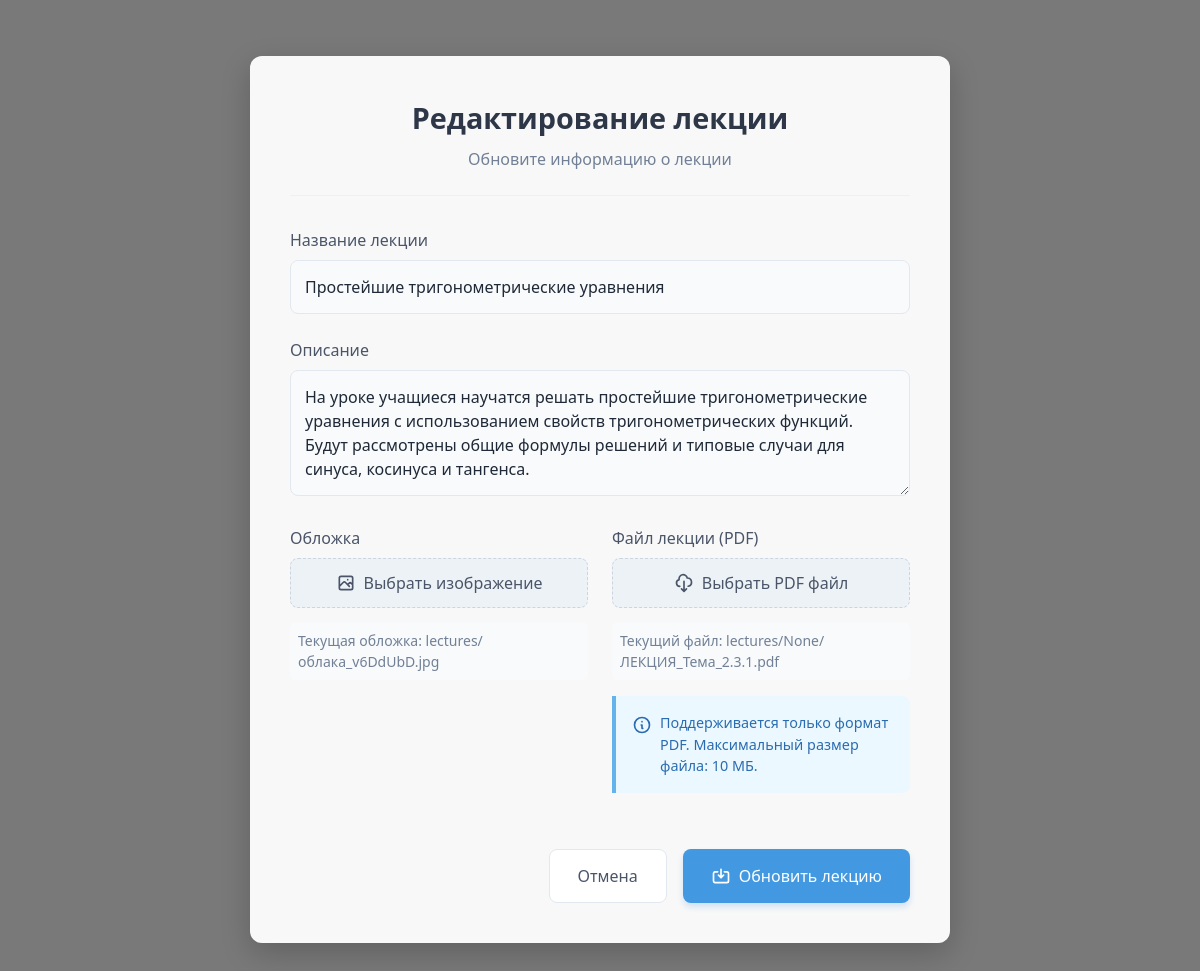
The page /lectures/5/edit/ (signed in) on the database its author committed.
### core/models.py (models this page shows, shortened)
class Lecture(models.Model):
    is_published = models.BooleanField(default=True, verbose_name="Опубликовано")
    title = models.CharField("Название", max_length=200)
    description = models.TextField("Описание", blank=True, default="")
    content = models.TextField("Контент", blank=True)
    image = models.ImageField("Обложка", upload_to='lectures/', null=True, blank=True)
    file = models.FileField(
        "Файл лекции",
        upload_to=lecture_file_path,
        validators=[FileExtensionValidator(['pdf'])],  # ТОЛЬКО PDF
        default='default.pdf'  # Обновлено
    )
    author = models.ForeignKey(settings.AUTH_USER_MODEL, on_delete=models.CASCADE, verbose_name="Автор")
    category = models.ForeignKey(Category, on_delete=models.SET_NULL, null=True, blank=True)
    tags = models.ManyToManyField(Tag, blank=True)
    views = models.PositiveIntegerField("Просмотры", default=0)
    created_at = models.DateTimeField("Дата создания", auto_now_add=True)
    updated_at = models.DateTimeField("Дата обновления", auto_now=True)
    class Meta:
        verbose_name = "Лекция"
        verbose_name_plural = "Лекции"
        ordering = ['-created_at']

### core/views.py (the view, shortened to what this page needs)
# urls.py: path('lectures/<int:pk>/edit/', staff_member_required(LectureUpdateView.as_view()), name='edit_lecture'),
class LectureUpdateView(LoginRequiredMixin, UpdateView):
    model = Lecture
    form_class = LectureForm
    template_name = 'lectures/add.html'
    success_url = reverse_lazy('lectures_list')
    login_url = '/login/'
    def get_context_data(self, **kwargs):
        context = super().get_context_data(**kwargs)
        context['editing'] = True
        return context

### core/templates/lectures/add.html (shortened to what this page needs)
{% extends 'base.html' %}
{% load static %}
{% block content %}
<div class="form-container opacity-0">
    <div class="form-header">
        <h1 class="form-title">
            {% if editing %}Редактирование лекции{% else %}Добавить новую лекцию{% endif %}
        </h1>
        <p class="form-subtitle">
            {% if editing %}Обновите информацию о лекции{% else %}Заполните форму для добавления новой лекции{% endif %}
        </p>
    </div>
    <form method="post" enctype="multipart/form-data">
        <div class="form-group">
            <label for="id_title" class="form-label">Название лекции</label>
            <input type="text"
                   name="title"
                   id="id_title"
                   class="form-input {% if form.title.errors %}border-red-300{% endif %}"
                   value="{{ form.title.value|default:'' }}"
                   placeholder="Введите название лекции"
                   required>
        </div>
        <div class="form-group">
            <label for="id_description" class="form-label">Описание</label>
            <textarea name="description"
                     id="id_description"
                     class="form-input {% if form.description.errors %}border-red-300{% endif %}"
                     rows="4"
                     placeholder="Добавьте описание лекции">{{ form.description.value|default:'' }}</textarea>
        </div>
        <div class="grid grid-cols-1 md:grid-cols-2 gap-6">
            <div class="form-group">
                <label class="form-label">Обложка</label>
                <div class="file-input-wrapper">
                    <div class="file-input-button">
                        <svg class="w-5 h-5" fill="none" stroke="currentColor" viewBox="0 0 24 24">
                            <path stroke-linecap="round" stroke-linejoin="round" stroke-width="2" d="M4 16l4.586-4.586a2 2 0 012.828 0L16 16m-2-2l1.586-1.586a2 2 0 012.828 0L20 14m-6-6h.01M6 20h12a2 2 0 002-2V6a2 2 0 00-2-2H6a2 2 0 00-2 2v12a2 2 0 002 2z"/>
                        </svg>
                        Выбрать изображение
                    </div>
                </div>
                {% if editing and object.image %}
                <div class="current-file">
                    Текущая обложка: <span class="font-medium">{{ object.image.name }}</span>
                </div>
                {% endif %}
            </div>
            <div class="form-group">
                <label class="form-label">Файл лекции (PDF)</label>
                <div class="file-input-wrapper">
                    <div class="file-input-button">
                        <svg class="w-5 h-5" fill="none" stroke="currentColor" viewBox="0 0 24 24">
                            <path stroke-linecap="round" stroke-linejoin="round" stroke-width="2" d="M7 16a4 4 0 01-.88-7.903A5 5 0 1115.9 6L16 6a5 5 0 011 9.9M9 19l3 3m0 0l3-3m-3 3V10"/>
                        </svg>
                        Выбрать PDF файл
                    </div>
                </div>
                {% if editing and object.file %}
                <div class="current-file">
                    Текущий файл: <span class="font-medium">{{ object.file.name }}</span>
                </div>
                {% endif %}
                <div class="info-box">
                    <p>
                        <svg class="w-5 h-5" fill="none" stroke="currentColor" viewBox="0 0 24 24">
                            <path stroke-linecap="round" stroke-linejoin="round" stroke-width="2" d="M13 16h-1v-4h-1m1-4h.01M21 12a9 9 0 11-18 0 9 9 0 0118 0z"/>
                        </svg>
                        Поддерживается только формат PDF. Максимальный размер файла: 10 МБ.
                    </p>
                </div>
            </div>
        </div>
        <div class="btn-group">
            <a href="{% if editing %}{% url 'lecture_detail' object.id %}{% else %}{% url 'lectures_list' %}{% endif %}"
               class="btn-cancel">
                Отмена
            </a>
            <button type="submit" class="btn-submit">
                <svg class="w-5 h-5" fill="none" stroke="currentColor" viewBox="0 0 24 24">
                    <path stroke-linecap="round" stroke-linejoin="round" stroke-width="2" d="M8 7H5a2 2 0 00-2 2v9a2 2 0 002 2h14a2 2 0 002-2V9a2 2 0 00-2-2h-3m-1 4l-3 3m0 0l-3-3m3 3V4"/>
                </svg>
                {% if editing %}Обновить лекцию{% else %}Загрузить лекцию{% endif %}
            </button>
        </div>
    </form>
</div>
{% endblock %}

### core/templates/lectures/add.html (style rules this page uses)
body { background: url('https://images.hdqwalls.com/download/horizon-zero-dawn-nature-mountains-trees-sky-4k-yj-3840x2160.jpg') no-repeat center center fixed; background-size: cover; position: relative; min-height: 100vh; font-family: 'Segoe UI', Tahoma, Geneva, Verdana, sans-serif; }
body::before { content: ''; position: fixed; top: 0; left: 0; right: 0; bottom: 0; background: rgba(0, 0, 0, 0.5); z-index: -1; }
.form-container { animation: fade-in-up 0.6s ease-out forwards; background: rgba(255, 255, 255, 0.95); border-radius: 12px; box-shadow: 0 10px 30px rgba(0, 0, 0, 0.2); overflow: hidden; max-width: 700px; margin: 2rem auto; padding: 2.5rem; position: relative; }
.form-header { text-align: center; margin-bottom: 2rem; padding-bottom: 1.5rem; border-bottom: 1px solid #f0f0f0; }
.form-title { font-size: 1.8rem; font-weight: 600; color: #2d3748; margin-bottom: 0.5rem; }
.form-subtitle { color: #718096; font-size: 1rem; }
.form-group { margin-bottom: 1.5rem; }
.form-label { display: block; margin-bottom: 0.5rem; font-weight: 500; color: #4a5568; }
.form-input { width: 100%; padding: 0.875rem; border: 1px solid #e2e8f0; border-radius: 8px; font-size: 1rem; transition: all 0.3s ease; background-color: #f8fafc; }
.file-input-wrapper { position: relative; overflow: hidden; display: inline-block; width: 100%; }
.file-input-button { display: flex; align-items: center; justify-content: center; background-color: #edf2f7; color: #4a5568; padding: 0.75rem 1.25rem; border-radius: 8px; font-weight: 500; cursor: pointer; transition: all 0.3s ease; border: 1px dashed #cbd5e0; }
.file-input-button svg { margin-right: 0.5rem; }
.info-box { background-color: #ebf8ff; border-left: 4px solid #63b3ed; padding: 1rem; border-radius: 0 8px 8px 0; margin-top: 1rem; }
.info-box p { display: flex; align-items: flex-start; color: #2b6cb0; font-size: 0.9rem; margin: 0; }
.info-box svg { flex-shrink: 0; margin-right: 0.5rem; margin-top: 0.2rem; }
.btn-submit { background-color: #4299e1; color: white; border: none; border-radius: 8px; padding: 0.875rem 1.75rem; font-size: 1rem; font-weight: 500; cursor: pointer; transition: all 0.3s ease; display: inline-flex; align-items: center; box-shadow: 0 4px 6px rgba(50, 132, 222, 0.2); }
.btn-submit svg { margin-right: 0.5rem; }
.btn-cancel { background-color: white; color: #4a5568; border: 1px solid #e2e8f0; border-radius: 8px; padding: 0.875rem 1.75rem; font-size: 1rem; font-weight: 500; cursor: pointer; transition: all 0.3s ease; }
.btn-group { display: flex; justify-content: flex-end; gap: 1rem; margin-top: 2rem; }
.current-file { font-size: 0.875rem; color: #718096; margin-top: 0.5rem; padding: 0.5rem; background: #f8fafc; border-radius: 6px; }

### rows shown on the page
Lecture: title "Простейшие тригонометрические уравнения", description "На уроке учащиеся научатся решать простейшие тригонометрические уравнения с использованием свойств тригонометрических функций. Будут рассмотрены общие формулы решений и типовые случаи для синуса, косинуса и тангенса.", image.name "lectures/облака_v6DdUbD.jpg", file.name "lectures/None/ЛЕКЦИЯ_Тема_2.3.1.pdf"
